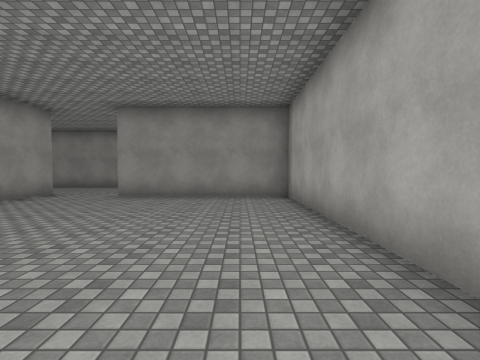
[1] (above)

20 first-person views from a walk through a Unity game level. The camera is 1.4 m above the floor, tilts 2° down and sees 85° across. The floor is counted in squares, 2 m on a side. Each view is taken from the middle of a square. On the plan, view 1 faces up. The plan holds only what a view shows up to about 9 squares ahead; the rest is blank. The place goes on beyond the plan. The player character is not drawn. Some animated figures are left out. Surface patterns are stand-ins for the level's own textures.

[2]
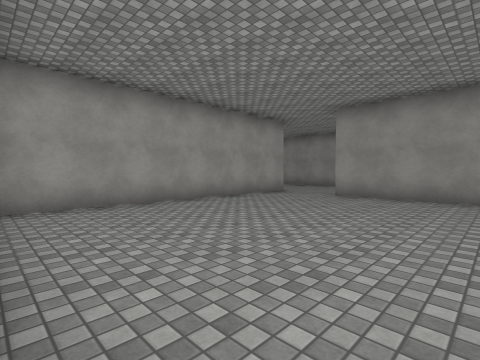

[3]
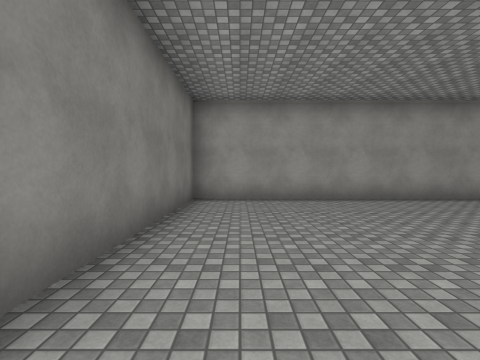

[4]
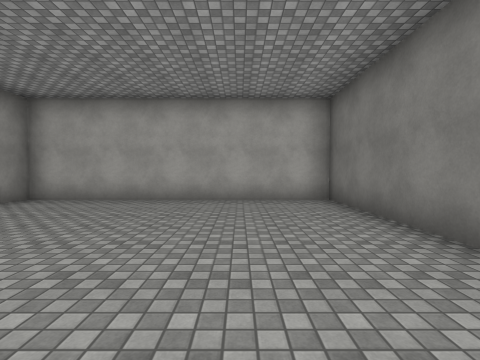

[5]
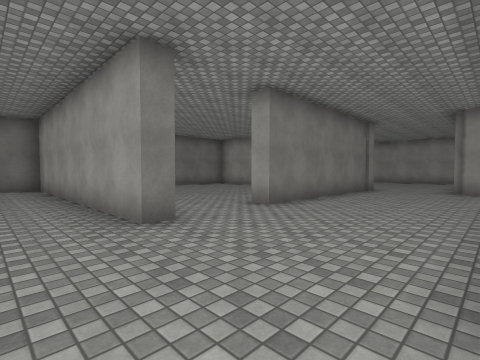

[6]
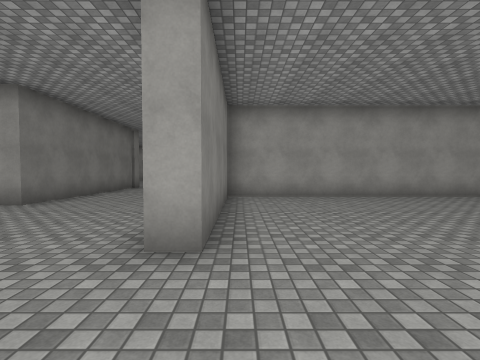

[7]
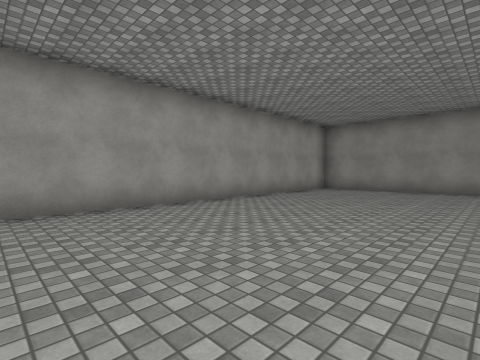

[8]
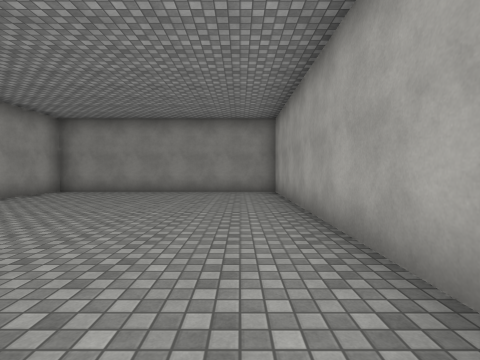

[9]
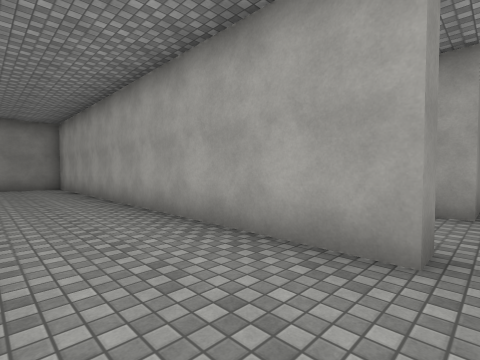

[10]
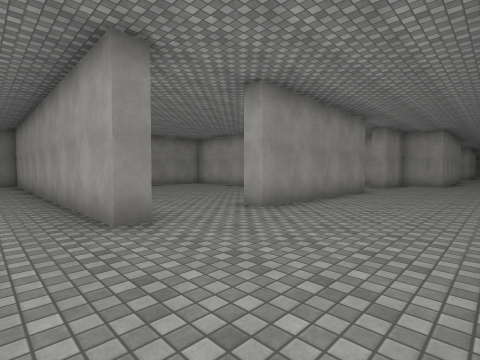

[11]
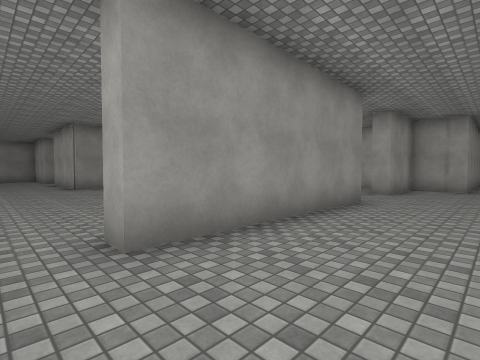

[12]
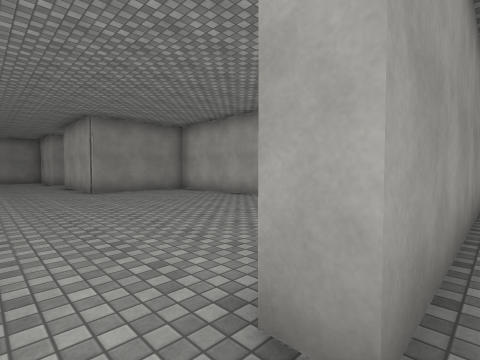

[13]
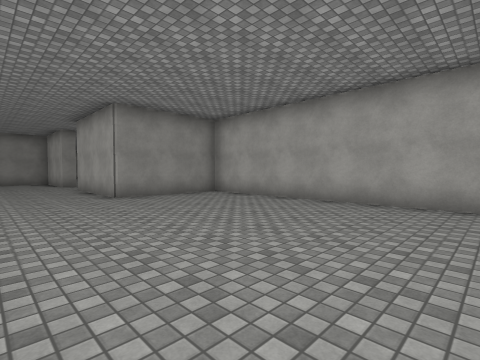

[14]
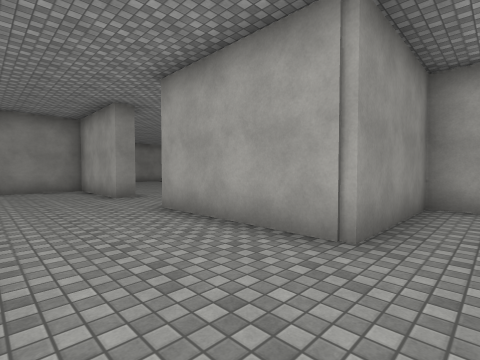

[15]
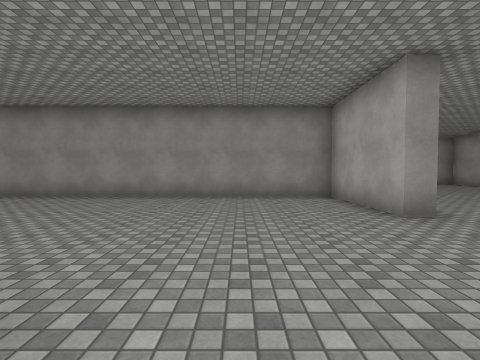

[16]
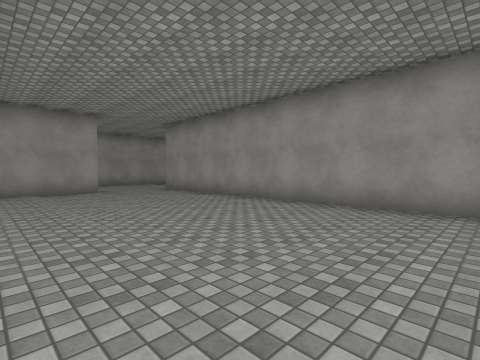

[17]
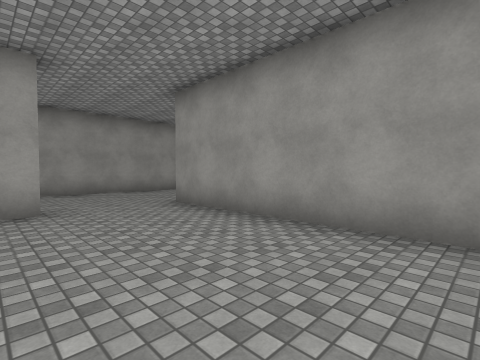

[18]
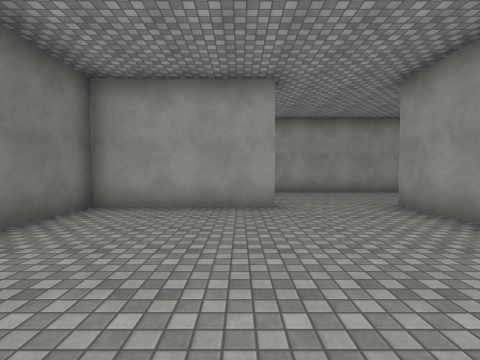

[19]
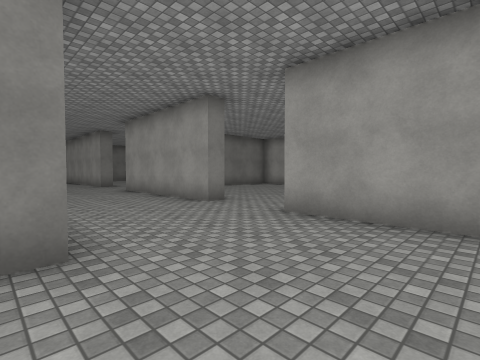

[20]
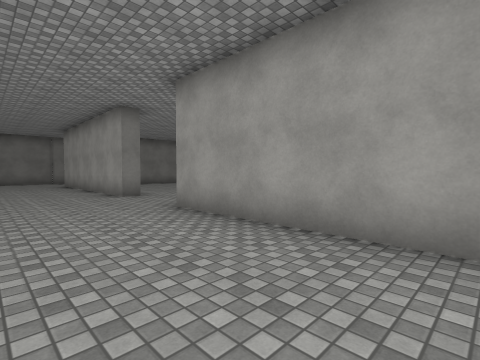

### Floor plan
Points are (right, up) in squares from view 1. A wall is a line through its corners. A room is listed if a view was taken in it or the views show most of it. See-through windows are left out.
Room 1 (views 1, 2, 3, 4)
walls: (-5.5, 7.6) (-5.5, -0.1) (1.3, -0.1) (1.3, 7.1) (-3.4, 7.1)
ways out: opening at (-4.5, 7) to room 2
Room 2 (views 5, 6, 7, 8, 9, 10, 11, 12, 13, 14, 15, 16, 17, 18, 19, 20)
walls: (-2.2, 11.2) (-2.8, 11.2) (-2.8, 22.7) (-10, 22.7) (-10, 11.7) (-5.2, 11.7) (-5.2, 11.1); (-14.2, 16.8) (-13.7, 16.8) (-13.7, 14); (-10.5, 26.7) (-10, 26.7) (-10, 23.2) (-8, 23.2); (1.5, 26) (1.5, 29.1) (-10.2, 29.1); (-6.1, 7.6) (-5.5, 7.6); (4.8, 13.1) (4.8, 20) (1.5, 20) (1.5, 23.6); (-14.2, 24.3) (-13.7, 24.3) (-13.7, 19.5); (-13.7, 10.6) (-13.7, 10.1); (5.2, 11.2) (-0.1, 11.2) (-0.1, 11.8); (-13.4, 7.6) (-8.3, 7.6) (-8.3, 7); (-13.7, 31.4) (-13.7, 26.4); (9.5, 11.2) (7.3, 11.2) (7.3, 11.8); (9.8, 9.7) (9.8, 11)
ways out: opening at (-4.5, 7) to room 1; opening at (-7.5, 7); opening at (2, 24.5); opening at (6.5, 12)

Positions as (right, up) in squares from view 1, and headings:
1: (0, 0), facing up
2: (0, 0), facing up-left
3: (1, 1), facing left
4: (-5, 2), facing right
5: (-4, 11), facing down-left
6: (-3, 12), facing left
7: (-5, 13), facing up-left
8: (-4, 14), facing up
9: (-5, 11), facing up-right
10: (-4, 8), facing up-right
11: (-1, 9), facing up-right
12: (-1, 11), facing up-right
13: (-1, 13), facing up-right
14: (-1, 19), facing up-right
15: (-1, 22), facing up
16: (-1, 24), facing up-left
17: (-5, 26), facing up-left
18: (-5, 26), facing left
19: (-10, 29), facing down-left
20: (-11, 24), facing down-left
